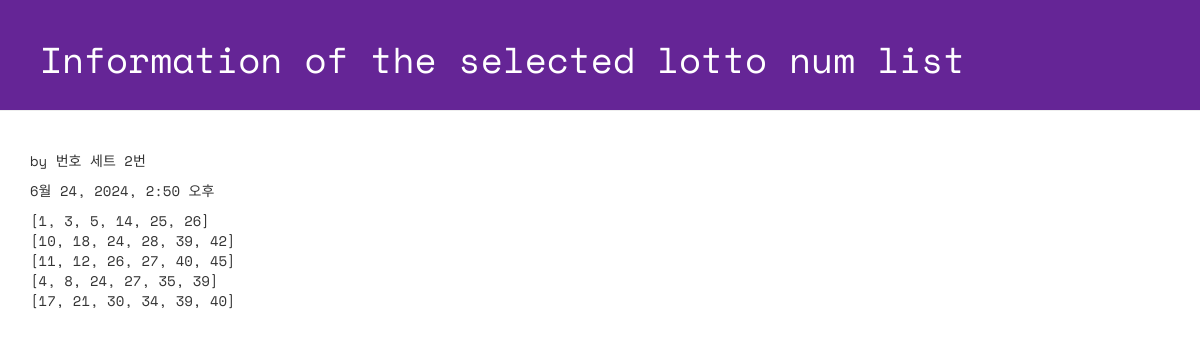
Page /lotto/2/detail/ on the committed database.
### lotto/models.py (models this page shows, shortened)
class GuessNumbers(models.Model):
    name = models.CharField(max_length=24) # 로또 번호 리스트의 이름
    text = models.CharField(max_length=255) # 로또 번호 리스트에 대한 설명
    lottos = models.CharField(max_length=255, default='[1, 2, 3, 4, 5, 6]') # 로또 번호들이 담길 str
    num_lotto = models.IntegerField(default=5) # 6개 번호 set의 갯수
    update_date = models.DateTimeField()

### lotto/views.py (the view)
# urls.py: path('lotto/<int:lottokey>/detail/', views.detail, name='detail'),
def detail(request, lottokey):
    lotto = GuessNumbers.objects.get(pk=lottokey) # lottokey(pk) 값의 데이터 가져오기
    return render(request, 'lotto/detail.html', {'lotto': lotto}) # 하나의 데이터(행)을 보여줌

### lotto/templates/lotto/detail.html (shortened to what this page needs)
<!DOCTYPE html>
{% load static %}
<html lang="ko">
<head>
    <link rel="stylesheet" href="//maxcdn.bootstrapcdn.com/bootstrap/3.2.0/css/bootstrap.min.css">
    <link rel="stylesheet" href="//maxcdn.bootstrapcdn.com/bootstrap/3.2.0/css/bootstrap-theme.min.css">
    <link rel="stylesheet" href="{% static 'css/lotto.css'%}">
</head>
<body>
    <div class="page-header">
        <h1>Information of the selected lotto num list</h1>
    </div>
    <div class="container lotto">
        <p> by {{ lotto.name }}</p>
        <p> {{ lotto.update_date }}</p>
        <p> {{ lotto.lottos | linebreaksbr }}</p>
    </div>
</body>
</html>

### lotto/static/css/lotto.css (style rules this page uses)
.page-header { background-color: #652596; margin-top: 0; padding: 20px 20px 20px 40px; font-family: 'Space Mono', monospace; }
.page-header h1 { color: #FFFFFF; }
.container { font-family: 'Space Mono', monospace; }

### rows in the picture
GuessNumbers: name "번호 세트 2번", update_date "6월 24, 2024, 2:50 오후", lottos "[1, 3, 5, 14, 25, 26] [10, 18, 24, 28, 39, 42] [11, 12, 26, 27, 40, 45] [4, 8, 24, 27, 35, 39] [17, 21, 30, 34, 39, 40]"
